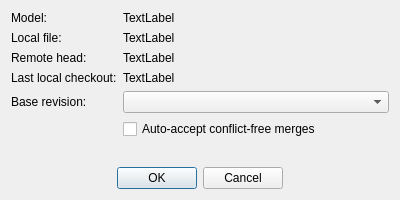
<?xml version="1.0" encoding="UTF-8"?>
<ui version="4.0">
 <class>CommitDialog</class>
 <widget class="QDialog" name="CommitDialog">
  <property name="geometry">
   <rect>
    <x>0</x>
    <y>0</y>
    <width>400</width>
    <height>200</height>
   </rect>
  </property>
  <property name="windowTitle">
   <string>Commit</string>
  </property>
  <layout class="QVBoxLayout" name="verticalLayout">
   <item>
    <layout class="QFormLayout" name="formLayout">
     <item row="0" column="0">
      <widget class="QLabel" name="label">
       <property name="text">
        <string>Model:</string>
       </property>
      </widget>
     </item>
     <item row="0" column="1">
      <widget class="QLabel" name="lbModel">
       <property name="text">
        <string>TextLabel</string>
       </property>
      </widget>
     </item>
     <item row="1" column="0">
      <widget class="QLabel" name="label_3">
       <property name="text">
        <string>Local file:</string>
       </property>
      </widget>
     </item>
     <item row="1" column="1">
      <widget class="QLabel" name="lbFile">
       <property name="text">
        <string>TextLabel</string>
       </property>
      </widget>
     </item>
     <item row="4" column="0">
      <widget class="QLabel" name="label_5">
       <property name="text">
        <string>Base revision:</string>
       </property>
      </widget>
     </item>
     <item row="4" column="1">
      <widget class="QComboBox" name="cbBase"/>
     </item>
     <item row="5" column="1">
      <widget class="QCheckBox" name="cbAutoAccept">
       <property name="text">
        <string>Auto-accept conflict-free merges</string>
       </property>
      </widget>
     </item>
     <item row="2" column="0">
      <widget class="QLabel" name="label_6">
       <property name="text">
        <string>Remote head:</string>
       </property>
      </widget>
     </item>
     <item row="2" column="1">
      <widget class="QLabel" name="lbRemote">
       <property name="text">
        <string>TextLabel</string>
       </property>
      </widget>
     </item>
     <item row="3" column="0">
      <widget class="QLabel" name="label_8">
       <property name="text">
        <string>Last local checkout:</string>
       </property>
      </widget>
     </item>
     <item row="3" column="1">
      <widget class="QLabel" name="lbLocal">
       <property name="text">
        <string>TextLabel</string>
       </property>
      </widget>
     </item>
    </layout>
   </item>
   <item>
    <spacer name="verticalSpacer">
     <property name="orientation">
      <enum>Qt::Vertical</enum>
     </property>
     <property name="sizeHint" stdset="0">
      <size>
       <width>20</width>
       <height>40</height>
      </size>
     </property>
    </spacer>
   </item>
   <item>
    <widget class="QDialogButtonBox" name="buttonBox">
     <property name="orientation">
      <enum>Qt::Horizontal</enum>
     </property>
     <property name="standardButtons">
      <set>QDialogButtonBox::Cancel|QDialogButtonBox::Ok</set>
     </property>
     <property name="centerButtons">
      <bool>true</bool>
     </property>
    </widget>
   </item>
  </layout>
 </widget>
 <resources/>
 <connections>
  <connection>
   <sender>buttonBox</sender>
   <signal>accepted()</signal>
   <receiver>CommitDialog</receiver>
   <slot>accept()</slot>
   <hints>
    <hint type="sourcelabel">
     <x>248</x>
     <y>254</y>
    </hint>
    <hint type="destinationlabel">
     <x>157</x>
     <y>274</y>
    </hint>
   </hints>
  </connection>
  <connection>
   <sender>buttonBox</sender>
   <signal>rejected()</signal>
   <receiver>CommitDialog</receiver>
   <slot>reject()</slot>
   <hints>
    <hint type="sourcelabel">
     <x>316</x>
     <y>260</y>
    </hint>
    <hint type="destinationlabel">
     <x>286</x>
     <y>274</y>
    </hint>
   </hints>
  </connection>
 </connections>
</ui>
